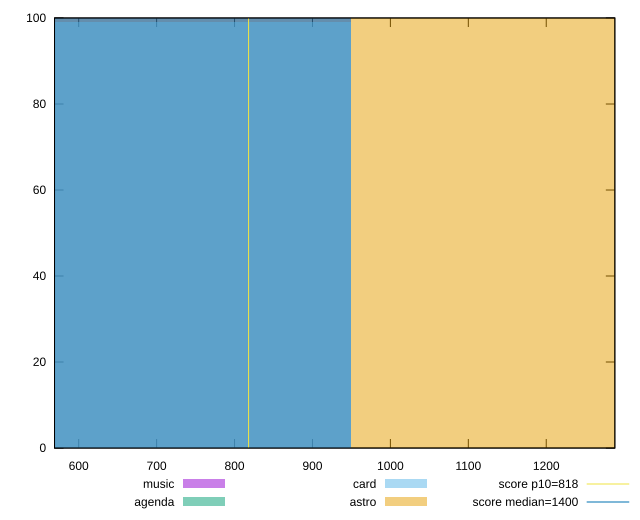

Here is the gnuplot script that generated this plot:
reset

$music <<EOF
632.7093941760114 100
EOF

$agenda <<EOF
632.7093941760114 100
EOF

$card <<EOF
632.7093941760114 99
EOF

$astro <<EOF
1265.4187883520228 100
EOF

set key outside below
set boxwidth 632.7093941760114
set xrange [569:1288]
set yrange [0:100]
set trange [0:100]
set style fill transparent solid 0.5 noborder

set parametric
set terminal svg size 640, 520 enhanced background rgb 'white'
set output "reports/report_00030_2021-02-24T20-42-31.540Z/dom-size/comparison/histogram/all_raw.svg"

plot $music title "music" with boxes, \
     $agenda title "agenda" with boxes, \
     $card title "card" with boxes, \
     $astro title "astro" with boxes, \
     818,t title "score p10=818", \
     1400,t title "score median=1400"

reset
